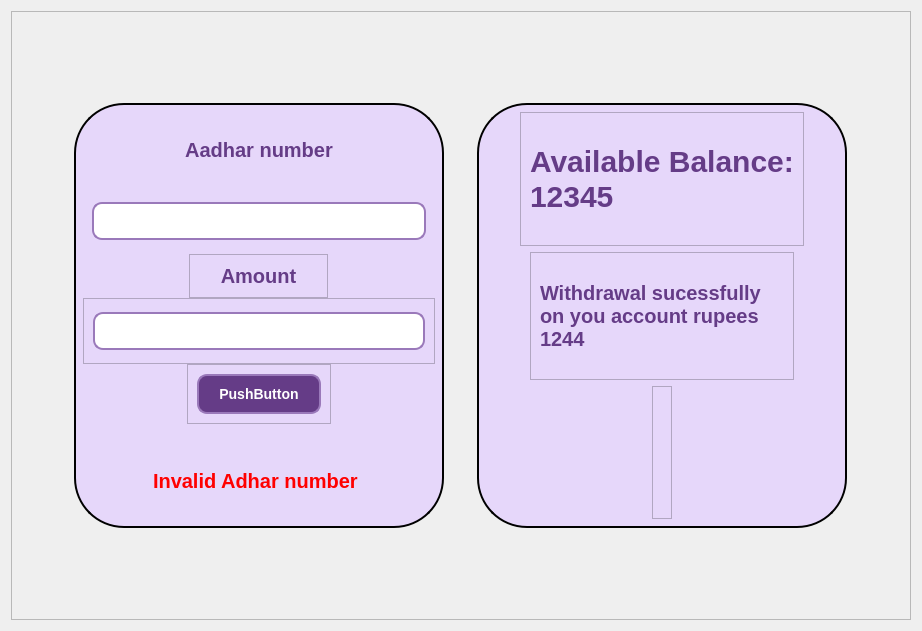
<?xml version="1.0" encoding="UTF-8"?>
<ui version="4.0">
 <class>addfund</class>
 <widget class="QFrame" name="addfund">
  <property name="geometry">
   <rect>
    <x>0</x>
    <y>0</y>
    <width>922</width>
    <height>631</height>
   </rect>
  </property>
  <property name="windowTitle">
   <string>Frame</string>
  </property>
  <layout class="QHBoxLayout" name="horizontalLayout">
   <item>
    <widget class="QFrame" name="frame">
     <property name="frameShape">
      <enum>QFrame::StyledPanel</enum>
     </property>
     <property name="frameShadow">
      <enum>QFrame::Raised</enum>
     </property>
     <layout class="QGridLayout" name="gridLayout">
      <item row="0" column="0" colspan="2">
       <widget class="QWidget" name="onewidget" native="true">
        <property name="minimumSize">
         <size>
          <width>616</width>
          <height>425</height>
         </size>
        </property>
        <property name="styleSheet">
         <string notr="true">#onewidget{border:0px solid black;
border-radius:0px;
background:}
QFrame:addmember{
border:none;
  background-color: #E6D7FA;
}
QLabel {

    background-color: #E6D7FA;
    color: #653C87;
    font-family: 'Segoe UI', sans-serif;
    font-size: 16px;
    font-weight: 600;
  
   
    transition: background-color 0.3s ease, border-color 0.3s ease;
}

QLabel:hover {
    background-color: #D4C2EF;  /* Slightly darker background on hover */
    border-color: #553075;  /* Darker border on hover */
}

QLineEdit {
    border: 2px solid #9A79BA;
    border-radius: 10px;
    padding: 8px;
    font-family: 'Segoe UI', sans-serif;
    font-size: 14px;
    color: #653C87;
    background-color: #FFFFFF;
    transition: background-color 0.3s ease, border-color 0.3s ease;
}

QLineEdit:hover {
    background-color: #F5F0FA;  /* Slightly lighter background on hover */
}

QLineEdit:focus {
    border: 2px solid #653C87;  /* Darker border on focus */
    background-color: #F5F5F5;  /* Slightly lighter background on focus */
}
</string>
        </property>
        <layout class="QHBoxLayout" name="horizontalLayout_2">
         <property name="spacing">
          <number>0</number>
         </property>
         <property name="leftMargin">
          <number>20</number>
         </property>
         <property name="topMargin">
          <number>0</number>
         </property>
         <property name="rightMargin">
          <number>20</number>
         </property>
         <property name="bottomMargin">
          <number>0</number>
         </property>
         <item>
          <widget class="QWidget" name="widget_2" native="true">
           <property name="maximumSize">
            <size>
             <width>370</width>
             <height>425</height>
            </size>
           </property>
           <property name="styleSheet">
            <string notr="true">
#widget_2{
border:2px solid black;
border-radius:50px;
    background-color: #E6D7FA;
   
}
QLabel{
 color: #653C87;
    font-family: 'Segoe UI', sans-serif;
    font-size: 20px;
    font-weight: 600;
border-radius:50px;
}
QLineEdit {
    border: 2px solid #9A79BA;
    border-radius: 10px;
    padding: 8px;
    font-family: 'Segoe UI', sans-serif;
    font-size: 14px;
    color: #653C87;
    background-color: #FFFFFF;
    transition: background-color 0.3s ease, border-color 0.3s ease;
}

QLineEdit:hover {
    background-color: #F5F0FA;  /* Slightly lighter background on hover */
}

QLineEdit:focus {
    border: 2px solid #653C87;  /* Darker border on focus */
    background-color: #F5F5F5;  /* Slightly lighter background on focus */
}

</string>
           </property>
           <layout class="QVBoxLayout" name="verticalLayout_4">
            <property name="spacing">
             <number>0</number>
            </property>
            <item>
             <widget class="QFrame" name="frame_5">
              <property name="maximumSize">
               <size>
                <width>16777215</width>
                <height>16777215</height>
               </size>
              </property>
              <property name="styleSheet">
               <string notr="true">QFrame{
 border-radius:25px;
  background-color: #E6D7FA;

}</string>
              </property>
              <property name="frameShape">
               <enum>QFrame::StyledPanel</enum>
              </property>
              <property name="frameShadow">
               <enum>QFrame::Raised</enum>
              </property>
              <layout class="QVBoxLayout" name="verticalLayout_5">
               <property name="spacing">
                <number>0</number>
               </property>
               <item>
                <widget class="QLabel" name="label_5">
                 <property name="maximumSize">
                  <size>
                   <width>16777215</width>
                   <height>44</height>
                  </size>
                 </property>
                 <property name="text">
                  <string>Aadhar number</string>
                 </property>
                 <property name="alignment">
                  <set>Qt::AlignCenter</set>
                 </property>
                </widget>
               </item>
              </layout>
             </widget>
            </item>
            <item>
             <widget class="QFrame" name="frame_6">
              <property name="maximumSize">
               <size>
                <width>16777215</width>
                <height>65</height>
               </size>
              </property>
              <property name="styleSheet">
               <string notr="true">QFrame{
border:none;
  background-color: #E6D7FA;

}</string>
              </property>
              <property name="frameShape">
               <enum>QFrame::StyledPanel</enum>
              </property>
              <property name="frameShadow">
               <enum>QFrame::Raised</enum>
              </property>
              <layout class="QVBoxLayout" name="verticalLayout_6">
               <item>
                <widget class="QLineEdit" name="lineEdit_3">
                 <property name="styleSheet">
                  <string notr="true"/>
                 </property>
                </widget>
               </item>
              </layout>
             </widget>
            </item>
            <item alignment="Qt::AlignHCenter">
             <widget class="QFrame" name="frame_7">
              <property name="maximumSize">
               <size>
                <width>16777215</width>
                <height>44</height>
               </size>
              </property>
              <property name="styleSheet">
               <string notr="true">QFrame{

  background-color: #E6D7FA;

}</string>
              </property>
              <property name="frameShape">
               <enum>QFrame::StyledPanel</enum>
              </property>
              <property name="frameShadow">
               <enum>QFrame::Raised</enum>
              </property>
              <layout class="QVBoxLayout" name="verticalLayout_7">
               <item>
                <widget class="QLabel" name="label_14">
                 <property name="minimumSize">
                  <size>
                   <width>119</width>
                   <height>0</height>
                  </size>
                 </property>
                 <property name="maximumSize">
                  <size>
                   <width>150</width>
                   <height>24</height>
                  </size>
                 </property>
                 <property name="text">
                  <string>Amount</string>
                 </property>
                 <property name="alignment">
                  <set>Qt::AlignCenter</set>
                 </property>
                </widget>
               </item>
              </layout>
             </widget>
            </item>
            <item>
             <widget class="QFrame" name="frame_8">
              <property name="maximumSize">
               <size>
                <width>16777215</width>
                <height>66</height>
               </size>
              </property>
              <property name="styleSheet">
               <string notr="true">QFrame{

  background-color: #E6D7FA;

}</string>
              </property>
              <property name="frameShape">
               <enum>QFrame::StyledPanel</enum>
              </property>
              <property name="frameShadow">
               <enum>QFrame::Raised</enum>
              </property>
              <layout class="QVBoxLayout" name="verticalLayout_8">
               <item>
                <widget class="QLineEdit" name="lineEdit_5">
                 <property name="styleSheet">
                  <string notr="true"/>
                 </property>
                </widget>
               </item>
              </layout>
             </widget>
            </item>
            <item alignment="Qt::AlignHCenter|Qt::AlignTop">
             <widget class="QFrame" name="frame_9">
              <property name="maximumSize">
               <size>
                <width>16777215</width>
                <height>16777215</height>
               </size>
              </property>
              <property name="styleSheet">
               <string notr="true">  background-color: #E6D7FA;
</string>
              </property>
              <property name="frameShape">
               <enum>QFrame::StyledPanel</enum>
              </property>
              <property name="frameShadow">
               <enum>QFrame::Raised</enum>
              </property>
              <layout class="QVBoxLayout" name="verticalLayout_9">
               <item>
                <widget class="QPushButton" name="pushButton_2">
                 <property name="maximumSize">
                  <size>
                   <width>142</width>
                   <height>16777215</height>
                  </size>
                 </property>
                 <property name="styleSheet">
                  <string notr="true">QPushButton {
    background-color: #653C87; /* Dark purple background */
    color: #FFFFFF; /* White text */
    font-family: 'Segoe UI', sans-serif; /* Font family */
    font-size: 14px; /* Font size */
    font-weight: bold; /* Bold text */
    padding: 10px 20px; /* Padding */
    border: 2px solid #9A79BA; /* Light purple border */
    border-radius: 10px; /* Rounded corners */
    transition: background-color 0.3s ease, border-color 0.3s ease; /* Smooth transition */
}

QPushButton:hover {
    background-color: #9A79BA; /* Light purple background on hover */
    border-color: #653C87; /* Dark purple border on hover */
}

QPushButton:pressed {
    background-color: #E6D7FA; /* Lightest purple background on press */
    border-color: #553075; /* Darker purple border on press */
}
</string>
                 </property>
                 <property name="text">
                  <string>PushButton</string>
                 </property>
                </widget>
               </item>
              </layout>
             </widget>
            </item>
            <item alignment="Qt::AlignHCenter">
             <widget class="QLabel" name="label_3">
              <property name="styleSheet">
               <string notr="true">color:red;</string>
              </property>
              <property name="text">
               <string>Invalid Adhar number </string>
              </property>
             </widget>
            </item>
           </layout>
          </widget>
         </item>
         <item>
          <widget class="QWidget" name="widget_3" native="true">
           <property name="minimumSize">
            <size>
             <width>301</width>
             <height>0</height>
            </size>
           </property>
           <property name="maximumSize">
            <size>
             <width>370</width>
             <height>425</height>
            </size>
           </property>
           <property name="styleSheet">
            <string notr="true">
#widget_3{
border:2px solid black;
border-radius:50px;
    background-color: #E6D7FA;
   
}
QLabel{
 color: #653C87;
    font-family: 'Segoe UI', sans-serif;
    font-size: 30px;
    font-weight: 600;
border-radius:0px;
}</string>
           </property>
           <layout class="QVBoxLayout" name="verticalLayout">
            <item alignment="Qt::AlignHCenter">
             <widget class="QFrame" name="frame_2">
              <property name="maximumSize">
               <size>
                <width>16777215</width>
                <height>184</height>
               </size>
              </property>
              <property name="styleSheet">
               <string notr="true">QFrame{

  background-color: #E6D7FA;

}</string>
              </property>
              <property name="frameShape">
               <enum>QFrame::StyledPanel</enum>
              </property>
              <property name="frameShadow">
               <enum>QFrame::Raised</enum>
              </property>
              <layout class="QVBoxLayout" name="verticalLayout_2">
               <item>
                <widget class="QLabel" name="label">
                 <property name="maximumSize">
                  <size>
                   <width>16777215</width>
                   <height>112</height>
                  </size>
                 </property>
                 <property name="styleSheet">
                  <string notr="true"/>
                 </property>
                 <property name="text">
                  <string>Available Balance:
12345</string>
                 </property>
                </widget>
               </item>
              </layout>
             </widget>
            </item>
            <item alignment="Qt::AlignHCenter">
             <widget class="QFrame" name="frame_4">
              <property name="maximumSize">
               <size>
                <width>264</width>
                <height>128</height>
               </size>
              </property>
              <property name="styleSheet">
               <string notr="true">QFrame{

  background-color: #E6D7FA;

}</string>
              </property>
              <property name="frameShape">
               <enum>QFrame::StyledPanel</enum>
              </property>
              <property name="frameShadow">
               <enum>QFrame::Raised</enum>
              </property>
              <layout class="QVBoxLayout" name="verticalLayout_3">
               <item>
                <widget class="QLabel" name="label_2">
                 <property name="maximumSize">
                  <size>
                   <width>16777215</width>
                   <height>112</height>
                  </size>
                 </property>
                 <property name="styleSheet">
                  <string notr="true"> color: #653C87;
    font-family: 'Segoe UI', sans-serif;
    font-size: 20px;
    font-weight: 600;
border-radius:50px;
</string>
                 </property>
                 <property name="text">
                  <string>Withdrawal sucessfully on you account rupees
1244</string>
                 </property>
                 <property name="wordWrap">
                  <bool>true</bool>
                 </property>
                </widget>
               </item>
              </layout>
             </widget>
            </item>
            <item alignment="Qt::AlignHCenter">
             <widget class="QFrame" name="frame_3">
              <property name="maximumSize">
               <size>
                <width>16777215</width>
                <height>242</height>
               </size>
              </property>
              <property name="styleSheet">
               <string notr="true">QFrame{

  background-color: #E6D7FA;

}</string>
              </property>
              <property name="frameShape">
               <enum>QFrame::StyledPanel</enum>
              </property>
              <property name="frameShadow">
               <enum>QFrame::Raised</enum>
              </property>
              <layout class="QHBoxLayout" name="horizontalLayout_3"/>
             </widget>
            </item>
           </layout>
          </widget>
         </item>
        </layout>
       </widget>
      </item>
     </layout>
    </widget>
   </item>
  </layout>
 </widget>
 <resources/>
 <connections/>
</ui>
